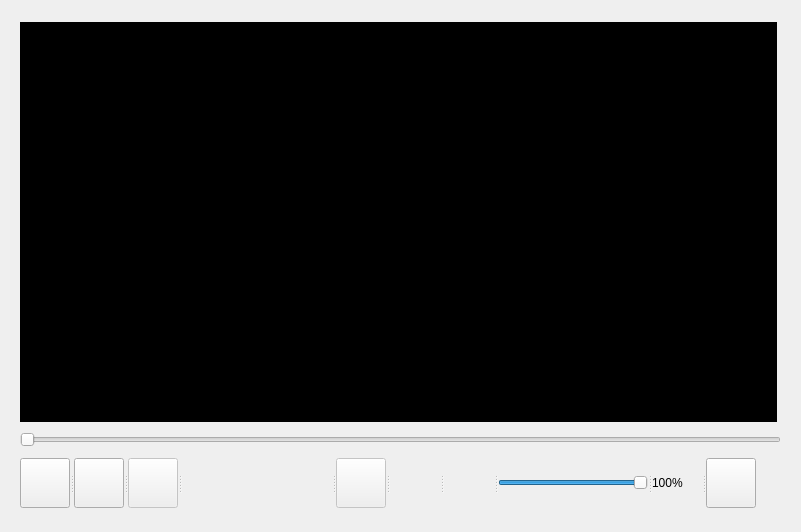
<?xml version="1.0" encoding="UTF-8"?>
<ui version="4.0">
 <class>Form</class>
 <widget class="QWidget" name="Form">
  <property name="geometry">
   <rect>
    <x>0</x>
    <y>0</y>
    <width>801</width>
    <height>532</height>
   </rect>
  </property>
  <property name="windowTitle">
   <string>From Video</string>
  </property>
  <layout class="QHBoxLayout" name="horizontalLayout">
   <item>
    <widget class="QWidget" name="widget" native="true">
     <layout class="QGridLayout" name="gridLayout">
      <item row="0" column="0">
       <widget class="myVideoWidget" name="wgt_video" native="true">
        <property name="minimumSize">
         <size>
          <width>757</width>
          <height>400</height>
         </size>
        </property>
        <property name="maximumSize">
         <size>
          <width>50</width>
          <height>400</height>
         </size>
        </property>
        <property name="palette">
         <palette>
          <active>
           <colorrole role="Base">
            <brush brushstyle="SolidPattern">
             <color alpha="255">
              <red>255</red>
              <green>255</green>
              <blue>255</blue>
             </color>
            </brush>
           </colorrole>
           <colorrole role="Window">
            <brush brushstyle="SolidPattern">
             <color alpha="255">
              <red>0</red>
              <green>0</green>
              <blue>0</blue>
             </color>
            </brush>
           </colorrole>
          </active>
          <inactive>
           <colorrole role="Base">
            <brush brushstyle="SolidPattern">
             <color alpha="255">
              <red>255</red>
              <green>255</green>
              <blue>255</blue>
             </color>
            </brush>
           </colorrole>
           <colorrole role="Window">
            <brush brushstyle="SolidPattern">
             <color alpha="255">
              <red>0</red>
              <green>0</green>
              <blue>0</blue>
             </color>
            </brush>
           </colorrole>
          </inactive>
          <disabled>
           <colorrole role="Base">
            <brush brushstyle="SolidPattern">
             <color alpha="255">
              <red>0</red>
              <green>0</green>
              <blue>0</blue>
             </color>
            </brush>
           </colorrole>
           <colorrole role="Window">
            <brush brushstyle="SolidPattern">
             <color alpha="255">
              <red>0</red>
              <green>0</green>
              <blue>0</blue>
             </color>
            </brush>
           </colorrole>
          </disabled>
         </palette>
        </property>
        <property name="autoFillBackground">
         <bool>true</bool>
        </property>
       </widget>
      </item>
      <item row="1" column="0">
       <widget class="myVideoSlider" name="sld_video">
        <property name="minimumSize">
         <size>
          <width>400</width>
          <height>0</height>
         </size>
        </property>
        <property name="maximumSize">
         <size>
          <width>16777215</width>
          <height>20</height>
         </size>
        </property>
        <property name="maximum">
         <number>100</number>
        </property>
        <property name="orientation">
         <enum>Qt::Horizontal</enum>
        </property>
       </widget>
      </item>
      <item row="2" column="0">
       <widget class="QSplitter" name="splitter">
        <property name="orientation">
         <enum>Qt::Horizontal</enum>
        </property>
        <widget class="QPushButton" name="btn_open">
         <property name="minimumSize">
          <size>
           <width>50</width>
           <height>50</height>
          </size>
         </property>
         <property name="maximumSize">
          <size>
           <width>50</width>
           <height>50</height>
          </size>
         </property>
         <property name="text">
          <string/>
         </property>
         <property name="icon">
          <iconset>
           <normaloff>../Element/video.png</normaloff>../Element/video.png</iconset>
         </property>
         <property name="iconSize">
          <size>
           <width>40</width>
           <height>40</height>
          </size>
         </property>
        </widget>
        <widget class="QPushButton" name="btn_path">
         <property name="sizePolicy">
          <sizepolicy hsizetype="Preferred" vsizetype="Fixed">
           <horstretch>0</horstretch>
           <verstretch>0</verstretch>
          </sizepolicy>
         </property>
         <property name="minimumSize">
          <size>
           <width>50</width>
           <height>50</height>
          </size>
         </property>
         <property name="maximumSize">
          <size>
           <width>50</width>
           <height>50</height>
          </size>
         </property>
         <property name="text">
          <string/>
         </property>
         <property name="icon">
          <iconset>
           <normaloff>../Element/folder.png</normaloff>../Element/folder.png</iconset>
         </property>
         <property name="iconSize">
          <size>
           <width>40</width>
           <height>40</height>
          </size>
         </property>
        </widget>
        <widget class="QPushButton" name="btn_cast">
         <property name="enabled">
          <bool>false</bool>
         </property>
         <property name="minimumSize">
          <size>
           <width>50</width>
           <height>50</height>
          </size>
         </property>
         <property name="maximumSize">
          <size>
           <width>50</width>
           <height>50</height>
          </size>
         </property>
         <property name="text">
          <string/>
         </property>
         <property name="icon">
          <iconset>
           <normaloff>../Element/capture.png</normaloff>../Element/capture.png</iconset>
         </property>
         <property name="iconSize">
          <size>
           <width>40</width>
           <height>40</height>
          </size>
         </property>
        </widget>
        <widget class="QLabel" name="label_2">
         <property name="minimumSize">
          <size>
           <width>150</width>
           <height>0</height>
          </size>
         </property>
         <property name="maximumSize">
          <size>
           <width>150</width>
           <height>400</height>
          </size>
         </property>
         <property name="text">
          <string/>
         </property>
        </widget>
        <widget class="QPushButton" name="btn_play">
         <property name="enabled">
          <bool>false</bool>
         </property>
         <property name="sizePolicy">
          <sizepolicy hsizetype="Minimum" vsizetype="Fixed">
           <horstretch>0</horstretch>
           <verstretch>0</verstretch>
          </sizepolicy>
         </property>
         <property name="minimumSize">
          <size>
           <width>50</width>
           <height>50</height>
          </size>
         </property>
         <property name="maximumSize">
          <size>
           <width>50</width>
           <height>25</height>
          </size>
         </property>
         <property name="text">
          <string/>
         </property>
         <property name="icon">
          <iconset>
           <normaloff>../Element/play.png</normaloff>../Element/play.png</iconset>
         </property>
         <property name="iconSize">
          <size>
           <width>40</width>
           <height>40</height>
          </size>
         </property>
        </widget>
        <widget class="QLabel" name="label_3">
         <property name="minimumSize">
          <size>
           <width>50</width>
           <height>0</height>
          </size>
         </property>
         <property name="maximumSize">
          <size>
           <width>50</width>
           <height>400</height>
          </size>
         </property>
         <property name="text">
          <string/>
         </property>
        </widget>
        <widget class="QLabel" name="volume_jpg">
         <property name="minimumSize">
          <size>
           <width>50</width>
           <height>50</height>
          </size>
         </property>
         <property name="maximumSize">
          <size>
           <width>50</width>
           <height>50</height>
          </size>
         </property>
         <property name="text">
          <string/>
         </property>
         <property name="pixmap">
          <pixmap>../Element/volume.png</pixmap>
         </property>
         <property name="scaledContents">
          <bool>true</bool>
         </property>
        </widget>
        <widget class="QSlider" name="sld_audio">
         <property name="sizePolicy">
          <sizepolicy hsizetype="Expanding" vsizetype="Fixed">
           <horstretch>0</horstretch>
           <verstretch>0</verstretch>
          </sizepolicy>
         </property>
         <property name="minimumSize">
          <size>
           <width>100</width>
           <height>50</height>
          </size>
         </property>
         <property name="maximumSize">
          <size>
           <width>150</width>
           <height>50</height>
          </size>
         </property>
         <property name="value">
          <number>99</number>
         </property>
         <property name="orientation">
          <enum>Qt::Horizontal</enum>
         </property>
        </widget>
        <widget class="QLabel" name="lab_audio">
         <property name="sizePolicy">
          <sizepolicy hsizetype="Preferred" vsizetype="Preferred">
           <horstretch>0</horstretch>
           <verstretch>0</verstretch>
          </sizepolicy>
         </property>
         <property name="minimumSize">
          <size>
           <width>50</width>
           <height>0</height>
          </size>
         </property>
         <property name="maximumSize">
          <size>
           <width>50</width>
           <height>16777215</height>
          </size>
         </property>
         <property name="text">
          <string>100%</string>
         </property>
        </widget>
        <widget class="QPushButton" name="videoHomeBtn">
         <property name="minimumSize">
          <size>
           <width>50</width>
           <height>50</height>
          </size>
         </property>
         <property name="maximumSize">
          <size>
           <width>50</width>
           <height>50</height>
          </size>
         </property>
         <property name="text">
          <string/>
         </property>
         <property name="icon">
          <iconset>
           <normaloff>../Element/return.png</normaloff>../Element/return.png</iconset>
         </property>
         <property name="iconSize">
          <size>
           <width>40</width>
           <height>40</height>
          </size>
         </property>
        </widget>
       </widget>
      </item>
     </layout>
    </widget>
   </item>
  </layout>
 </widget>
 <customwidgets>
  <customwidget>
   <class>myVideoWidget</class>
   <extends>QWidget</extends>
   <header>MyVideoWidget.h</header>
   <container>1</container>
  </customwidget>
  <customwidget>
   <class>myVideoSlider</class>
   <extends>QSlider</extends>
   <header>MyVideoSlider.h</header>
  </customwidget>
 </customwidgets>
 <resources/>
 <connections/>
</ui>
